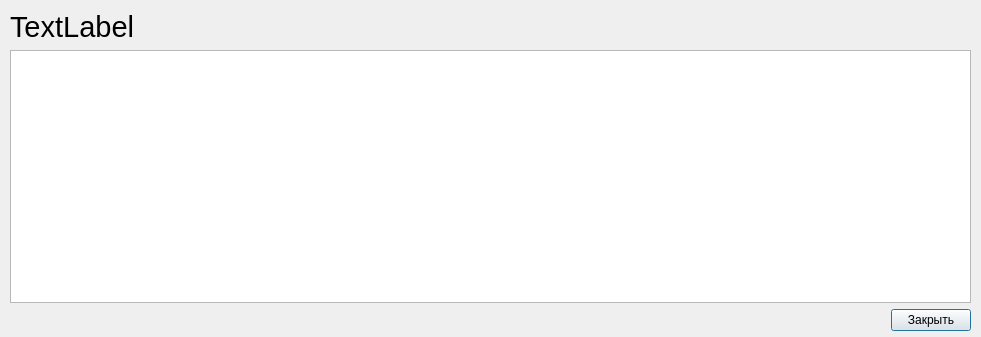
<?xml version="1.0" encoding="UTF-8"?>
<ui version="4.0">
 <class>AdditionalnfoWindow</class>
 <widget class="QDialog" name="AdditionalnfoWindow">
  <property name="geometry">
   <rect>
    <x>0</x>
    <y>0</y>
    <width>981</width>
    <height>337</height>
   </rect>
  </property>
  <property name="windowTitle">
   <string>Dialog</string>
  </property>
  <widget class="QWidget" name="layoutWidget">
   <property name="geometry">
    <rect>
     <x>10</x>
     <y>10</y>
     <width>961</width>
     <height>321</height>
    </rect>
   </property>
   <layout class="QVBoxLayout" name="tableLayout">
    <item>
     <widget class="QLabel" name="cityCountryLabel">
      <property name="text">
       <string>&lt;html&gt;&lt;head/&gt;&lt;body&gt;&lt;p&gt;&lt;span style=&quot; font-size:22pt;&quot;&gt;TextLabel&lt;/span&gt;&lt;/p&gt;&lt;/body&gt;&lt;/html&gt;</string>
      </property>
     </widget>
    </item>
    <item>
     <widget class="QTableWidget" name="weatherInfoTable"/>
    </item>
    <item>
     <layout class="QVBoxLayout" name="verticalLayout">
      <item>
       <layout class="QHBoxLayout" name="horizontalLayout_2"/>
      </item>
      <item>
       <layout class="QHBoxLayout" name="horizontalLayout">
        <item>
         <spacer name="horizontalSpacer_3">
          <property name="orientation">
           <enum>Qt::Horizontal</enum>
          </property>
          <property name="sizeHint" stdset="0">
           <size>
            <width>40</width>
            <height>20</height>
           </size>
          </property>
         </spacer>
        </item>
        <item>
         <widget class="QPushButton" name="closeButton">
          <property name="text">
           <string>Закрыть</string>
          </property>
         </widget>
        </item>
       </layout>
      </item>
     </layout>
    </item>
   </layout>
  </widget>
 </widget>
 <resources/>
 <connections/>
</ui>
